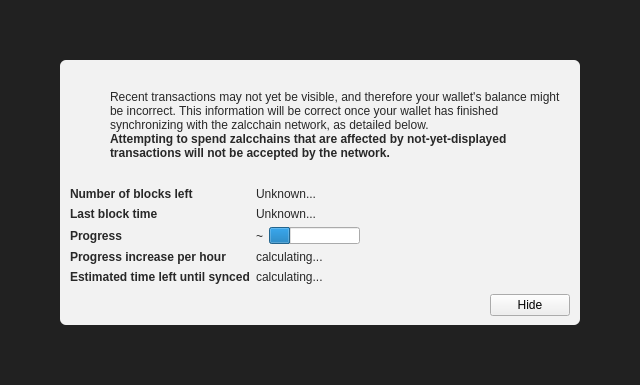
<?xml version="1.0" encoding="UTF-8"?>
<ui version="4.0">
 <class>ModalOverlay</class>
 <widget class="ModalOverlay" name="ModalOverlay">
  <property name="geometry">
   <rect>
    <x>0</x>
    <y>0</y>
    <width>640</width>
    <height>385</height>
   </rect>
  </property>
  <property name="windowTitle">
   <string>Form</string>
  </property>
  <layout class="QVBoxLayout" name="verticalLayout" stretch="0">
   <property name="sizeConstraint">
    <enum>QLayout::SetDefaultConstraint</enum>
   </property>
   <property name="leftMargin">
    <number>0</number>
   </property>
   <property name="topMargin">
    <number>0</number>
   </property>
   <property name="rightMargin">
    <number>0</number>
   </property>
   <property name="bottomMargin">
    <number>0</number>
   </property>
   <item>
    <widget class="QWidget" name="bgWidget" native="true">
     <property name="styleSheet">
      <string notr="true">#bgWidget { background: rgba(0,0,0,220); }</string>
     </property>
     <layout class="QVBoxLayout" name="verticalLayoutMain" stretch="1">
      <property name="leftMargin">
       <number>60</number>
      </property>
      <property name="topMargin">
       <number>60</number>
      </property>
      <property name="rightMargin">
       <number>60</number>
      </property>
      <property name="bottomMargin">
       <number>60</number>
      </property>
      <item>
       <widget class="QWidget" name="contentWidget" native="true">
        <property name="styleSheet">
         <string notr="true">#contentWidget { background: rgba(255,255,255,240); border-radius: 6px; }

QLabel { color: rgb(40,40,40);  }</string>
        </property>
        <layout class="QVBoxLayout" name="verticalLayoutSub" stretch="1,0,0,0">
         <property name="spacing">
          <number>0</number>
         </property>
         <property name="leftMargin">
          <number>10</number>
         </property>
         <property name="topMargin">
          <number>10</number>
         </property>
         <property name="rightMargin">
          <number>10</number>
         </property>
         <property name="bottomMargin">
          <number>10</number>
         </property>
         <item>
          <layout class="QHBoxLayout" name="horizontalLayoutIconText" stretch="0,1">
           <property name="topMargin">
            <number>20</number>
           </property>
           <item>
            <layout class="QVBoxLayout" name="verticalLayoutIcon">
             <property name="leftMargin">
              <number>0</number>
             </property>
             <item>
              <widget class="QPushButton" name="warningIcon">
               <property name="enabled">
                <bool>false</bool>
               </property>
               <property name="text">
                <string/>
               </property>
               <property name="icon">
                <iconset>
                 <normaloff>:/icons/warning</normaloff>
                 <disabledoff>:/icons/warning</disabledoff>:/icons/warning</iconset>
               </property>
               <property name="iconSize">
                <size>
                 <width>48</width>
                 <height>48</height>
                </size>
               </property>
               <property name="flat">
                <bool>true</bool>
               </property>
              </widget>
             </item>
             <item>
              <spacer name="verticalSpacerWarningIcon">
               <property name="orientation">
                <enum>Qt::Vertical</enum>
               </property>
               <property name="sizeHint" stdset="0">
                <size>
                 <width>20</width>
                 <height>40</height>
                </size>
               </property>
              </spacer>
             </item>
            </layout>
           </item>
           <item>
            <layout class="QVBoxLayout" name="verticalLayoutInfoText">
             <property name="leftMargin">
              <number>0</number>
             </property>
             <property name="topMargin">
              <number>0</number>
             </property>
             <item>
              <widget class="QLabel" name="infoText">
               <property name="text">
                <string>Recent transactions may not yet be visible, and therefore your wallet's balance might be incorrect. This information will be correct once your wallet has finished synchronizing with the zalcchain network, as detailed below.</string>
               </property>
               <property name="textFormat">
                <enum>Qt::RichText</enum>
               </property>
               <property name="wordWrap">
                <bool>true</bool>
               </property>
              </widget>
             </item>
             <item>
              <widget class="QLabel" name="infoTextStrong">
               <property name="font">
                <font>
                 <weight>75</weight>
                 <bold>true</bold>
                </font>
               </property>
               <property name="text">
                <string>Attempting to spend zalcchains that are affected by not-yet-displayed transactions will not be accepted by the network.</string>
               </property>
               <property name="textFormat">
                <enum>Qt::RichText</enum>
               </property>
               <property name="wordWrap">
                <bool>true</bool>
               </property>
              </widget>
             </item>
             <item>
              <spacer name="verticalSpacerInTextSpace">
               <property name="orientation">
                <enum>Qt::Vertical</enum>
               </property>
               <property name="sizeHint" stdset="0">
                <size>
                 <width>20</width>
                 <height>40</height>
                </size>
               </property>
              </spacer>
             </item>
            </layout>
           </item>
          </layout>
         </item>
         <item>
          <spacer name="verticalSpacerAfterText">
           <property name="orientation">
            <enum>Qt::Vertical</enum>
           </property>
           <property name="sizeHint" stdset="0">
            <size>
             <width>20</width>
             <height>40</height>
            </size>
           </property>
          </spacer>
         </item>
         <item>
          <layout class="QFormLayout" name="formLayout">
           <property name="fieldGrowthPolicy">
            <enum>QFormLayout::FieldsStayAtSizeHint</enum>
           </property>
           <property name="horizontalSpacing">
            <number>6</number>
           </property>
           <property name="verticalSpacing">
            <number>6</number>
           </property>
           <property name="topMargin">
            <number>10</number>
           </property>
           <item row="0" column="0">
            <widget class="QLabel" name="labelNumberOfBlocksLeft">
             <property name="font">
              <font>
               <weight>75</weight>
               <bold>true</bold>
              </font>
             </property>
             <property name="text">
              <string>Number of blocks left</string>
             </property>
            </widget>
           </item>
           <item row="0" column="1">
            <widget class="QLabel" name="numberOfBlocksLeft">
             <property name="text">
              <string>Unknown...</string>
             </property>
            </widget>
           </item>
           <item row="1" column="0">
            <widget class="QLabel" name="labelLastBlockTime">
             <property name="font">
              <font>
               <weight>75</weight>
               <bold>true</bold>
              </font>
             </property>
             <property name="text">
              <string>Last block time</string>
             </property>
            </widget>
           </item>
           <item row="1" column="1">
            <widget class="QLabel" name="newestBlockDate">
             <property name="sizePolicy">
              <sizepolicy hsizetype="Maximum" vsizetype="Preferred">
               <horstretch>0</horstretch>
               <verstretch>0</verstretch>
              </sizepolicy>
             </property>
             <property name="text">
              <string>Unknown...</string>
             </property>
            </widget>
           </item>
           <item row="2" column="0">
            <widget class="QLabel" name="labelSyncDone">
             <property name="font">
              <font>
               <weight>75</weight>
               <bold>true</bold>
              </font>
             </property>
             <property name="text">
              <string>Progress</string>
             </property>
            </widget>
           </item>
           <item row="2" column="1">
            <layout class="QHBoxLayout" name="horizontalLayoutSync" stretch="0,1">
             <item>
              <widget class="QLabel" name="percentageProgress">
               <property name="text">
                <string notr="true">~</string>
               </property>
              </widget>
             </item>
             <item>
              <widget class="QProgressBar" name="progressBar">
               <property name="value">
                <number>24</number>
               </property>
               <property name="format">
                <string/>
               </property>
              </widget>
             </item>
            </layout>
           </item>
           <item row="4" column="0">
            <widget class="QLabel" name="labelProgressIncrease">
             <property name="font">
              <font>
               <weight>75</weight>
               <bold>true</bold>
              </font>
             </property>
             <property name="text">
              <string>Progress increase per hour</string>
             </property>
            </widget>
           </item>
           <item row="4" column="1">
            <widget class="QLabel" name="progressIncreasePerH">
             <property name="text">
              <string>calculating...</string>
             </property>
            </widget>
           </item>
           <item row="5" column="0">
            <widget class="QLabel" name="labelEstimatedTimeLeft">
             <property name="font">
              <font>
               <weight>75</weight>
               <bold>true</bold>
              </font>
             </property>
             <property name="text">
              <string>Estimated time left until synced</string>
             </property>
            </widget>
           </item>
           <item row="5" column="1">
            <widget class="QLabel" name="expectedTimeLeft">
             <property name="text">
              <string>calculating...</string>
             </property>
            </widget>
           </item>
          </layout>
         </item>
         <item>
          <layout class="QHBoxLayout" name="horizontalLayoutButtons">
           <property name="leftMargin">
            <number>10</number>
           </property>
           <property name="topMargin">
            <number>10</number>
           </property>
           <item>
            <spacer name="horizontalSpacer">
             <property name="orientation">
              <enum>Qt::Horizontal</enum>
             </property>
             <property name="sizeHint" stdset="0">
              <size>
               <width>40</width>
               <height>20</height>
              </size>
             </property>
            </spacer>
           </item>
           <item>
            <widget class="QPushButton" name="closeButton">
             <property name="text">
              <string>Hide</string>
             </property>
            </widget>
           </item>
          </layout>
         </item>
        </layout>
       </widget>
      </item>
     </layout>
    </widget>
   </item>
  </layout>
 </widget>
 <customwidgets>
  <customwidget>
   <class>ModalOverlay</class>
   <extends>QWidget</extends>
   <header>modaloverlay.h</header>
   <container>1</container>
  </customwidget>
 </customwidgets>
 <resources/>
 <connections/>
</ui>
